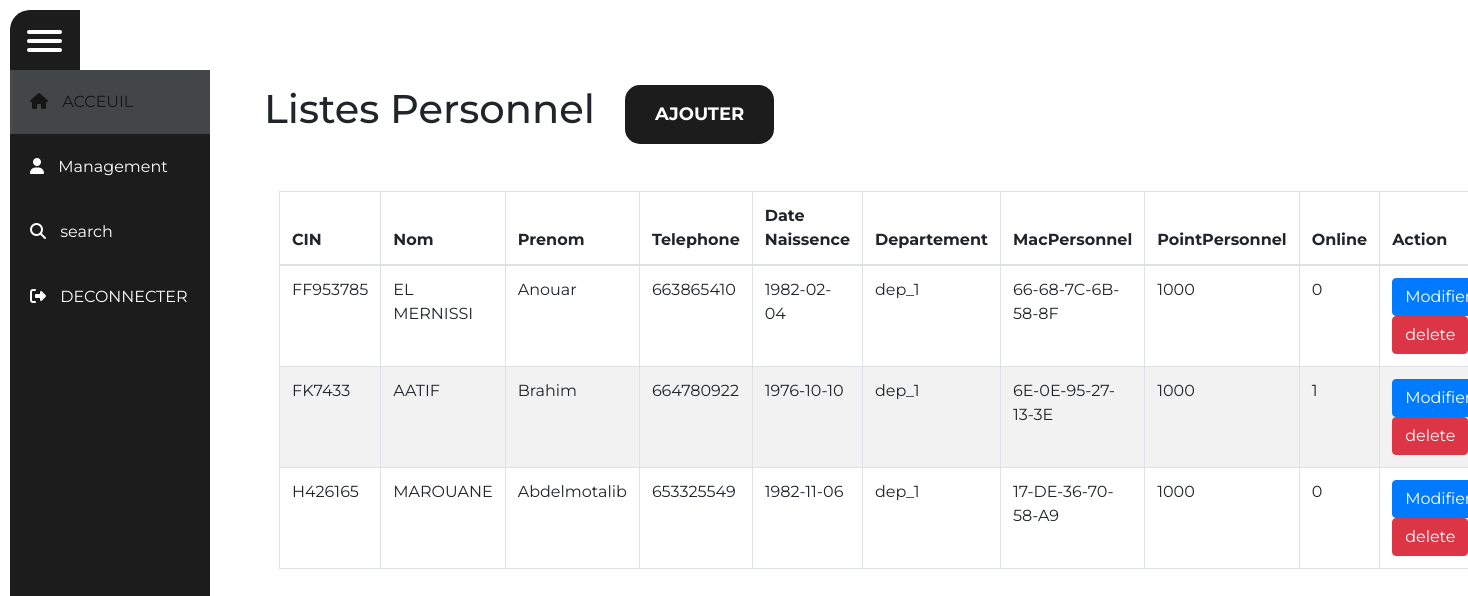
The page /project0012/Personne/personne.php (signed in) on the database its author committed.
### tables this page shows
CREATE TABLE `personnel` (
  `idPersonnel` int(11) NOT NULL,
  `cinPersonnel` char(10) NOT NULL,
  `nomPersonnel` varchar(50) NOT NULL,
  `prenomPersonnel` varchar(50) NOT NULL,
  `telPersonnel` int(11) NOT NULL,
  `dateNaisPersonnel` date NOT NULL,
  `departementPersonnel` varchar(50) NOT NULL,
  `macBracelet` char(17) NOT NULL,
  `pointsPersonnel` int(11) NOT NULL,
  `onlinePersonnel` tinyint(1) NOT NULL
);

### project0012/Personne/personne.php (the view, shortened to what this page needs)
<?php
$status = false;
$search = "";
?>
<!DOCTYPE html>
<html lang="en">
<head>
	<link rel="stylesheet" href="../css/styles.css">
  <link rel="stylesheet" href="https://stackpath.bootstrapcdn.com/bootstrap/4.4.1/css/bootstrap.min.css">
</head>
<body>
<div class="wrapper">
<div class="top_navbar">
    <div class="hamburger">
       <div class="one"></div>
       <div class="two"></div>
       <div class="three"></div>
    </div>
  </div>
  <div class="sidebar">
      <ul>
        <li><a href="../profile.php" class="active">
          <span class="icon"><i class="fas fa-home"></i></span>
          <span class="title">ACCEUIL</span></a></li>
        <li><a href="personne.php">
          <span class="icon"><i class="fas fa-user"></i></span>
          <span class="title">Management</span>
          </a></li>
        <li><a href="../search.php">
          <span class="icon"><i class="fas fa-search"></i></span>
          <span class="title">search</span>
          </a></li>
        <li><a href="../Logout.php">
          <span class="icon"><i class="fas fa-sign-out-alt"></i></span>
          <span class="title">DECONNECTER</span>
          </a></li>
    </ul>
  </div>
  <div class="main_container">
    <div class="container admin">
    <div>
        <div class="row">
        <h1>Listes Personnel</h1>
          <a class="btn-main" href="Ajoute.php" id="Ajoute">Ajouter</a>  <br>
          </div>
            <table class="table table-striped table-bordered">
            <thead>
                <tr>
                <th>CIN</th>
                <th>Nom</th>
                <th>Prenom</th>
                <th>Telephone</th>
                <th>Date Naissence</th>
                <th>Departement</th>
                <th>MacPersonnel</th>
                <th>PointPersonnel</th>
                <th>Online</th>
                <th>Action</th>
                </tr>
            </thead>
            <tbody>
            <tr>
            <?php
            $db = Database::connect();
            if($status){
              $statement = $db->prepare("select idPersonnel,cinPersonnel,nomPersonnel,prenomPersonnel,telPersonnel,dateNaisPersonnel,departementPersonnel,macBracelet,pointsPersonnel,onlinePersonnel from personnel where nomPersonnel = ? or cinPersonnel = ?  or prenomPersonnel = ? ");
              $statement->execute(array($search,$search,$search));
              while($item = $statement->fetch())
              {
                echo      '<tr>';
                echo    '<td>' . $item['cinPersonnel'] .  '</td>';
                echo    '<td>' . $item['nomPersonnel'] .  '</td>';
                echo    '<td>' . $item['prenomPersonnel'] .  '</td>';
                echo    '<td>' . $item['telPersonnel'] .  '</td>';
                echo    '<td>' . $item['dateNaisPersonnel'] .  '</td>';
                echo    '<td>' . $item['departementPersonnel'] .  '</td>';
                echo    '<td>' . $item['macBracelet'] .  '</td>';
                echo    '<td>' . $item['pointsPersonnel'] .  '</td>';
                echo    '<td>' . $item['onlinePersonnel'] .  '</td>';
                echo   '<td width="300">';
                echo   '<a class="btn btn-primary" href="Modifier.php?id=' .$item['idPersonnel'] . '"><span class="glyphicon glyphicon-pencil"></span> Modifier </a>';
                echo ' ';
                echo     '<a class="btn btn-danger" href="Suppression.php?id=' .$item['idPersonnel'] . '"><span class="glyphicon glyphicon-remove"></span> delete </a>';
                echo    '</td>';
                echo '</tr>';
              }
              }else{
              $statement = $db->query("select idPersonnel,cinPersonnel,nomPersonnel,prenomPersonnel,telPersonnel,dateNaisPersonnel,departementPersonnel,macBracelet,pointsPersonnel,onlinePersonnel from personnel LIMIT 10 ");
              while($item = $statement->fetch())
              {
             echo      '<tr>';
             echo    '<td>' . $item['cinPersonnel'] .  '</td>';
             echo    '<td>' . $item['nomPersonnel'] .  '</td>';
             echo    '<td>' . $item['prenomPersonnel'] .  '</td>';
             echo    '<td>' . $item['telPersonnel'] .  '</td>';
             echo    '<td>' . $item['dateNaisPersonnel'] .  '</td>';
             echo    '<td>' . $item['departementPersonnel'] .  '</td>';
             echo    '<td>' . $item['macBracelet'] .  '</td>';
             echo    '<td>' . $item['pointsPersonnel'] .  '</td>';
             echo    '<td>' . $item['onlinePersonnel'] .  '</td>';
             echo   '<td width="300">';
             echo   '<a class="btn btn-primary" href="Modifier.php?id=' .$item['idPersonnel'] . '"><span class="glyphicon glyphicon-pencil"></span> Modifier </a>';
             echo     '<a class="btn btn-danger" href="Suppression.php?id=' .$item['idPersonnel'] . '"><span class="glyphicon glyphicon-remove"></span> delete </a>';
             echo    '</td>';
             echo '</tr>';
              }
            }
                ?>
                        </tr>
            </tbody>
            </table>
        </div>
        </div>
  </div>
</div>
</body>
</html>

### project0012/css/styles.css (style rules this page uses)
* { margin: 0; padding: 0; list-style: none; text-decoration: none; box-sizing: border-box; font-family: 'Montserrat', sans-serif; }
body { background: #FFF; }
.wrapper { margin: 10px; }
.wrapper .top_navbar { width: calc(100% - 20px); height: 60px; display: flex; position: fixed; top: 10px; }
.wrapper .top_navbar .hamburger { width: 70px; height: 100%; background: #1B1C1B; padding: 15px 17px; border-top-left-radius: 20px; cursor: pointer; }
.wrapper .top_navbar .hamburger div { width: 35px; height: 4px; background: #FFF; margin: 5px 0; border-radius: 5px; }
.btn-main { padding: 16px 30px; background-color: #1B1C1B; text-transform: uppercase; font-size: 18px; font-weight: 700; cursor: pointer; border-radius: 15px; color: #FFFFFF !important; border: none; margin-left: 30px; outline: none; text-decoration: none !important; }
.table { margin-top: 47px; }
.wrapper .sidebar { position: fixed; top: 70px; left: 10px; background: #1B1C1B; width: 200px; height: calc(100% - 80px); border-bottom-left-radius: 20px; transition: all 0.3s ease; }
.wrapper .sidebar ul li a { display: block; padding: 20px; color: #fff; position: relative; margin-bottom: 1px; color: #FFF; white-space: nowrap; }
.wrapper .sidebar ul li a:before { content: ""; position: absolute; top: 0; left: 0; width: 3px; height: 100%; background: #FFF; display: none; }
.wrapper .sidebar ul li a span.icon { margin-right: 10px; display: inline-block; }
.wrapper .sidebar ul li a span.title { display: inline-block; }
.wrapper .sidebar ul li a:hover, .wrapper .sidebar ul li a.active { background: #e1ecf2; opacity: 0.2; color: #000; }
.wrapper .sidebar ul li a:hover:before, .wrapper .sidebar ul li a.active:before { display: block; }
.wrapper .main_container { width: (100% - 200px); margin-top: 70px; margin-left: 200px; padding: 15px; transition: all 0.3s ease; }

### rows shown on the page
personnel: cinPersonnel "FF953785", nomPersonnel "EL MERNISSI", prenomPersonnel "Anouar", telPersonnel "663865410", dateNaisPersonnel "1982-02-04", departementPersonnel "dep_1", macBracelet "66-68-7C-6B-58-8F", pointsPersonnel "1000", onlinePersonnel "0"
personnel: cinPersonnel "FK7433", nomPersonnel "AATIF", prenomPersonnel "Brahim", telPersonnel "664780922", dateNaisPersonnel "1976-10-10", departementPersonnel "dep_1", macBracelet "6E-0E-95-27-13-3E", pointsPersonnel "1000", onlinePersonnel "1"
personnel: cinPersonnel "H426165", nomPersonnel "MAROUANE", prenomPersonnel "Abdelmotalib", telPersonnel "653325549", dateNaisPersonnel "1982-11-06", departementPersonnel "dep_1", macBracelet "17-DE-36-70-58-A9", pointsPersonnel "1000", onlinePersonnel "0"
